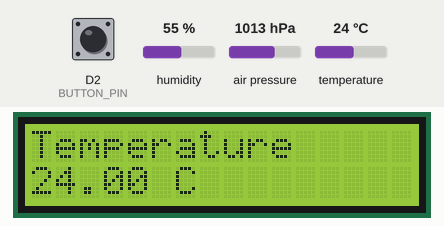
Simulated run of this sketch. Board: ESP8266 (NodeMCU). Shown: 16×2 character LCD. Inputs (shaded band) come from the test bench; at power-on: temperature 24 °C, D2 (BUTTON_PIN) HIGH, air pressure 1013 hPa, humidity 55 %.

Above: at 1.2 s.
1.3 s: temperature set to 1 °C
At 2.5 s:
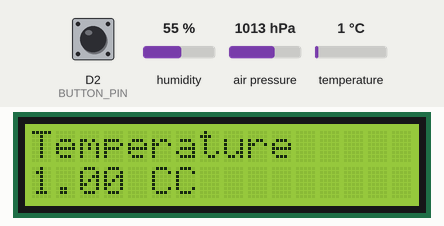
3.1 s: D2 (BUTTON_PIN) pulled LOW for 0.65 s
At 3.7 s:
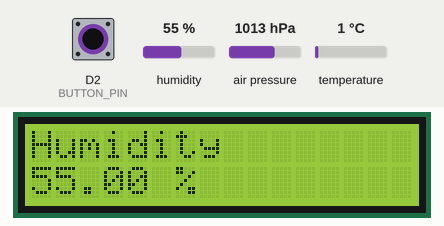
5.2 s: D2 (BUTTON_PIN) pulled LOW for 1 s
At 6.0 s:
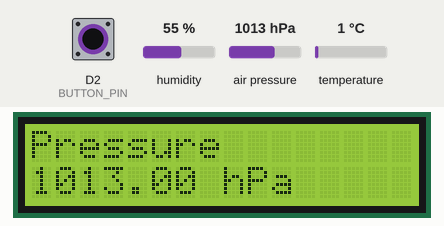
7.7 s: air pressure set to 952 hPa
At 8.3 s:
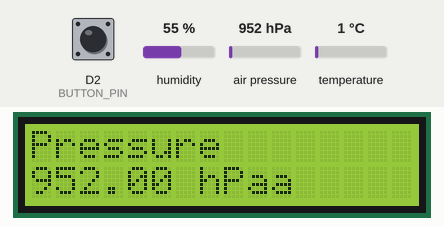
9.2 s: air pressure set to 975 hPa
At 10.5 s:
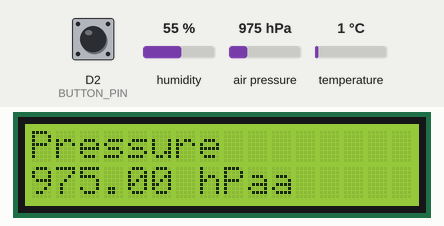
10.8 s: air pressure set to 1000 hPa
At 11.7 s:
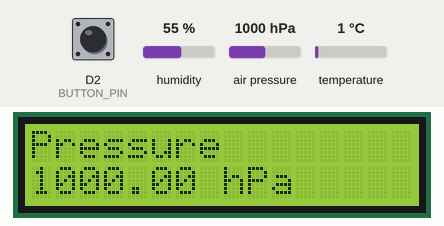
Timing chart, 0 to 13.4 s (numbered marks = the images above; inputs shaded):
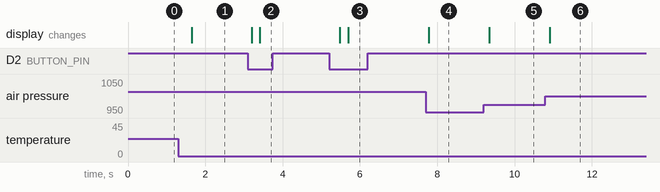

The sketch:

BME280TestLCD.ino
```cpp
#include <Wire.h>
#include <Adafruit_Sensor.h>
#include <Adafruit_BME280.h>
#include <LiquidCrystal_I2C.h>

#define SDA_PIN D1
#define SCL_PIN D0
#define BUTTON_PIN D2

Adafruit_BME280 bme;
LiquidCrystal_I2C lcd(0x27, 16, 2);

int displayMode = 0;
bool lastButtonState = HIGH;

void setup() {

  Serial.begin(115200);

  Wire.begin(SDA_PIN, SCL_PIN);

  pinMode(BUTTON_PIN, INPUT_PULLUP);

  lcd.init();
  lcd.backlight();

  if (!bme.begin(0x76)) {
    lcd.setCursor(0,0);
    lcd.print("BME280 Error");
    while(1);
  }

  lcd.clear();
}

void loop() {

  bool buttonState = digitalRead(BUTTON_PIN);

  // detect button press
  if (lastButtonState == HIGH && buttonState == LOW) {
    displayMode++;
    if (displayMode > 2) displayMode = 0;
    lcd.clear();
    delay(200);
  }

  lastButtonState = buttonState;

  float temp = bme.readTemperature();
  float hum  = bme.readHumidity();
  float pres = bme.readPressure() / 100.0F;

  lcd.setCursor(0,0);

  if(displayMode == 0) {
    lcd.print("Temperature");
    lcd.setCursor(0,1);
    lcd.print(temp);
    lcd.print(" C");
  }

  if(displayMode == 1) {
    lcd.print("Humidity");
    lcd.setCursor(0,1);
    lcd.print(hum);
    lcd.print(" %");
  }

  if(displayMode == 2) {
    lcd.print("Pressure");
    lcd.setCursor(0,1);
    lcd.print(pres);
    lcd.print(" hPa");
  }

  delay(500);
}
```

Measured:
- after the input at 1.3 s, the display: changes after 0.35 s (image 1)
- after the input at 3.1 s, the display: first changes after 0.09 s (image 2 shows a later state)
- after the input at 5.2 s, the display: first changes after 0.27 s (image 3 shows a later state)
- after the input at 7.7 s, the display: changes after 0.08 s (image 4)
- after the input at 9.2 s, the display: changes after 0.15 s (image 5)
- after the input at 10.8 s, the display: changes after 0.11 s (image 6)
